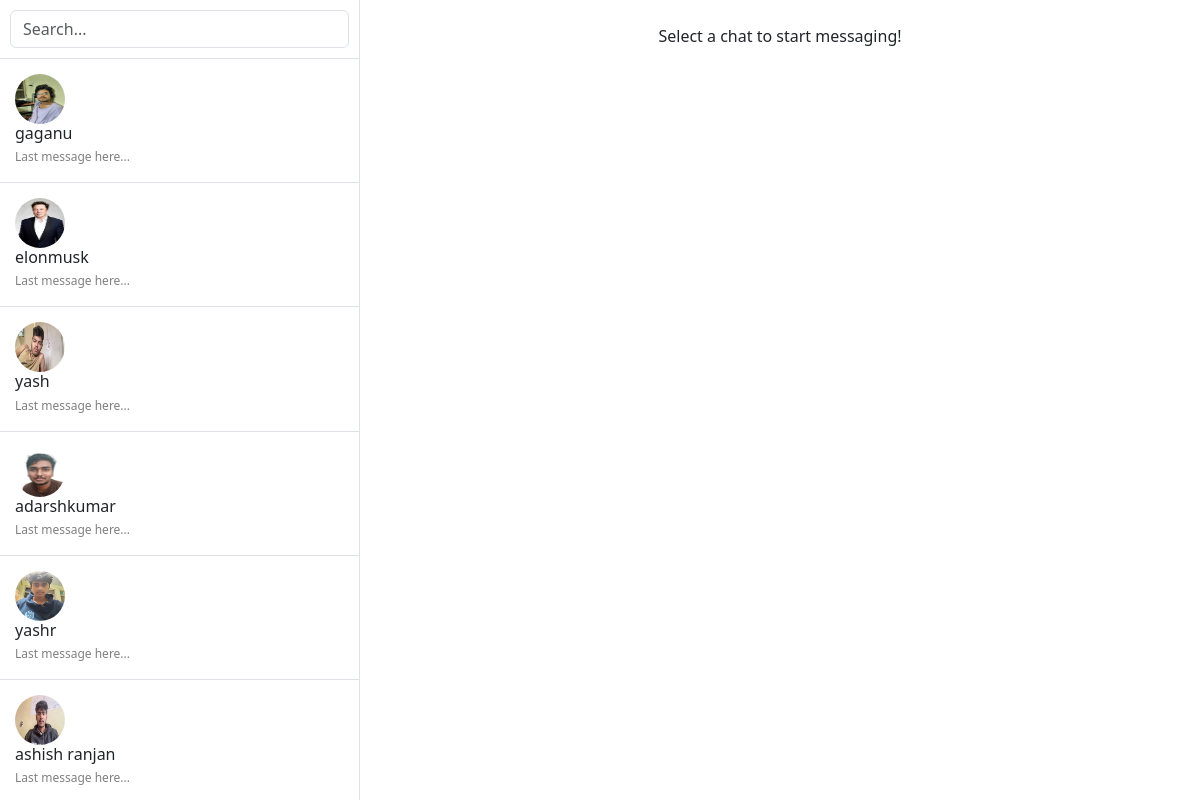
Page /chat/ (signed in) on the committed database.
### accounts/models.py (models this page shows, shortened)
class Student(models.Model):
    school = models.ForeignKey(School, on_delete=models.CASCADE)
    user = models.OneToOneField(User, on_delete=models.CASCADE)
    student_id = models.CharField(max_length=20, unique=True)
    email = models.EmailField()
    student_image = models.ImageField(upload_to="students/images")

### home/views.py (the view)
# urls.py: path('chat/', chat_list, name='chat_list'),
@login_required
def chat_list(request):
    school = get_object_or_404(School, user=request.user)
    students = Student.objects.filter(school=school)
    return render(request, 'home/chat_list.html', {'students': students})

### home/templates/home/chat_list.html (shortened to what this page needs)
<!DOCTYPE html>
<html lang="en">
<head>
    <link href="https://cdn.jsdelivr.net/npm/bootstrap@5.3.0-alpha1/dist/css/bootstrap.min.css" rel="stylesheet">
</head>
<body>
    <div class="chat-container">
        <div class="chat-list">
            <div class="search-bar">
                <input type="text" class="form-control" id="searchInput" placeholder="Search..." onkeyup="searchStudents()">
            </div>
            <ul id="studentList">
                {% for student in students %}
                <li class="student-item">
                    <a href="{% url 'chat_detail' student.id %}" style="text-decoration: none; color: inherit;">
                        <img src="{{ student.student_image.url }}" alt="Student">
                        <div>
                            <h5>{{ student.user.username }}</h5>
                            <small>Last message here...</small>
                        </div>
                    </a>
                </li>
                {% endfor %}
            </ul>
        </div>
        <div class="chat-messages">
            {% if student %}
            <div class="chat-header">
                <img src="{{ student.student_image.url }}" alt="Student">
                <div>
                    <h5>{{ student.user.username }}</h5>
                    <small>Last seen {{ student.user.last_login|date:"M d, H:i" }}</small>
                </div>
            </div>
            <div class="messages">
                {% for message in messages %}
                <div class="message {% if message.sender == request.user %}sent{% else %}received{% endif %}">
                    {{ message.content }}
                    <small style="display: block; margin-top: 5px; font-size: 12px;">{{ message.timestamp|date:"H:i A, M d" }}</small>
                </div>
                {% endfor %}
            </div>
            <div class="chat-footer">
                <form method="POST">
                    {% csrf_token %}
                    <input type="text" name="message" placeholder="Type your message..." required>
                    <button type="submit">→</button>
                </form>
            </div>
            {% else %}
            <p class="text-center mt-4">Select a chat to start messaging!</p>
            {% endif %}
        </div>
    </div>
</body>
</html>

### home/templates/home/chat_list.html (style rules this page uses)
body { margin: 0; padding: 0; background-color: #f8f9fa; }
.chat-container { display: flex; height: 100vh; }
.chat-list { width: 30%; background-color: #ffffff; border-right: 1px solid #dee2e6; overflow-y: auto; }
.chat-list .search-bar { padding: 10px; border-bottom: 1px solid #dee2e6; }
.chat-list ul { list-style: none; padding: 0; margin: 0; }
.chat-list ul li { padding: 15px; display: flex; align-items: center; cursor: pointer; transition: background-color 0.2s; border-bottom: 1px solid #dee2e6; }
.chat-list ul li img { width: 50px; height: 50px; border-radius: 50%; margin-right: 15px; }
.chat-list ul li h5 { margin: 0; font-size: 16px; }
.chat-list ul li small { color: gray; font-size: 12px; }
.chat-messages { flex-grow: 1; display: flex; flex-direction: column; background-color: #ffffff; }

### rows in the picture
Student: student_image (picture), user.username "gaganu"
Student: student_image (picture), user.username "elonmusk"
Student: student_image (picture), user.username "yash"
Student: student_image (picture), user.username "adarshkumar"
Student: student_image (picture), user.username "yashr"
Student: student_image (picture), user.username "ashish ranjan"
